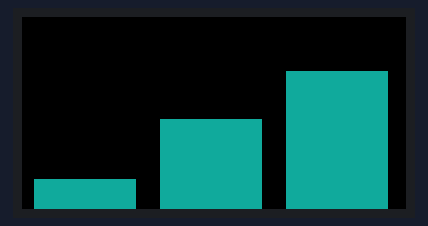
Bench run of a sketch on a simulated Arduino Mega 2560, built with avr-gcc and run on an emulated ATmega2560. On the bench: 64×32 colour display. Random numbers use the default seed unless the sketch sets one.

Above: at 0.26 s.
At 2.07 s:
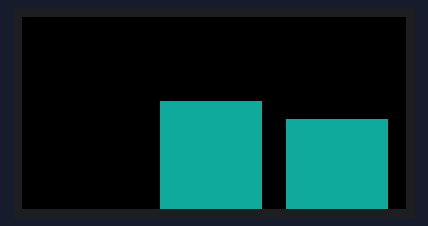
At 8.92 s:
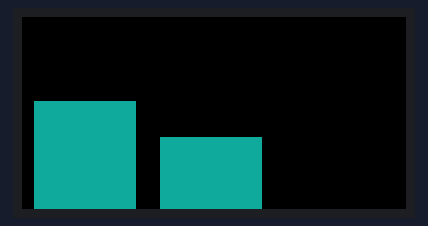
At 19.58 s:
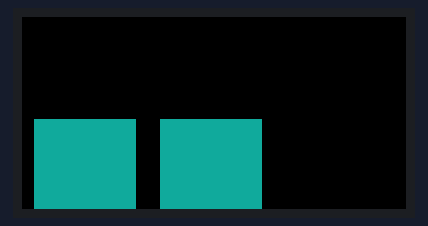
At 30.68 s:
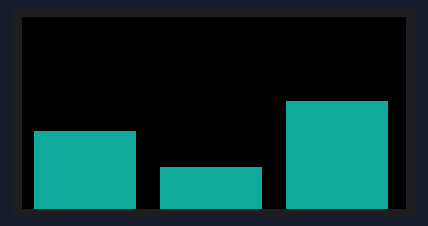
At 38.29 s:
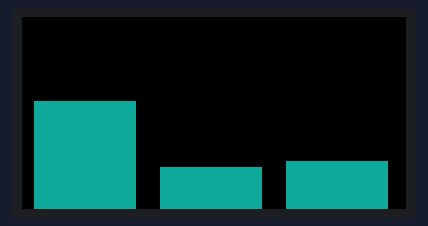

The sketch:

bars-test.ino
```cpp
#include <Adafruit_GFX.h>   // Core graphics library
#include <RGBmatrixPanel.h> // Hardware-specific library

#define CLK 11  // MUST be on PORTB! (Use pin 11 on Mega)
#define OE  9
#define LAT 10
#define A   A0
#define B   A1
#define C   A2
#define D   A3

RGBmatrixPanel matrix(A, B, C, D, CLK, LAT, OE, false, 64);

int height = 32;
int width = 64;
int nBars = 3;
int oldValues[3];
bool decrease[3];
int barWidth = width / nBars;
int cadenceMax = 12;
int border = 2;
int spaceBetween = (border*2);


void setup() {
  matrix.begin();

  for(int count = 0; count < nBars; ++count) {
    int randomNumber = rand() % height;
    oldValues[count] = height-randomNumber;
  }
}

void loop() {
  for(int count = 0; count < nBars; ++count) {
    int startX = (count*barWidth) + border;
    int startY = (oldValues[count]) + border;

    if (decrease[count] == true) { // Clean screen just at the points needed
      matrix.fillRect(startX, 0, barWidth, oldValues[count], matrix.Color333(0, 0, 0));
    }
    // Fill the rectangle
    matrix.fillRect(startX, startY, barWidth-spaceBetween, height, matrix.Color888(0x1E, 0xAF, 0x95));

    if ((rand()%height)%2 == 0) {
      oldValues[count] = oldValues[count] + rand()%cadenceMax;
      decrease[count] = true;
    } else {
      oldValues[count] = oldValues[count] - rand()%cadenceMax;
      decrease[count] = false;
    }

    if (oldValues[count] < cadenceMax) oldValues[count] = cadenceMax;
    if (oldValues[count] > height) oldValues[count] = height;
  }
}
```

Measured:
- what the display in image 1 shows lasts 0.5 s, from 1.8 s to 2.3 s
- what the display in image 2 shows lasts 0.4 s, from 8.7 s to 9.1 s
